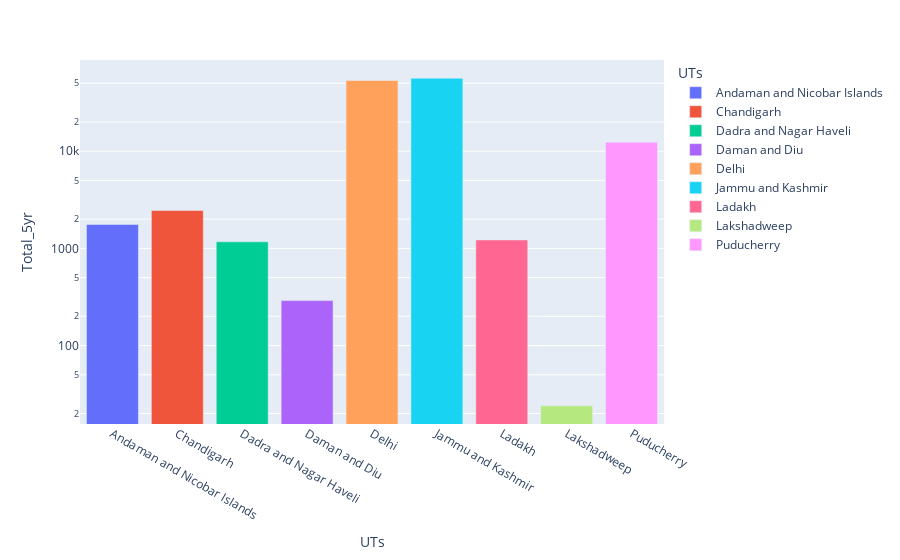

Source (notebook cell):
### Markdown cell above
## bar graph across all uts for total deaths

### Code cell
px.bar(df_ut.reset_index(), x='UTs', y="Total_5yr", color='UTs', log_y=True)

### Figure 1 — Plotly figure (JSON) as saved in the notebook; plotly's stock layout.template omitted (floating-point values rounded to 4 significant figures)
{"data": [{"hovertemplate": "UTs=%{x}<br>Total_5yr=%{y}<extra></extra>", "legendgroup": "Andaman and Nicobar Islands", "marker": {"color": "#636efa", "pattern": {"shape": ""}}, "name": "Andaman and Nicobar Islands", "orientation": "v", "showlegend": true, "textposition": "auto", "type": "bar", "x": ["Andaman and Nicobar Islands"], "xaxis": "x", "y": [1762], "yaxis": "y"}, {"hovertemplate": "UTs=%{x}<br>Total_5yr=%{y}<extra></extra>", "legendgroup": "Chandigarh", "marker": {"color": "#EF553B", "pattern": {"shape": ""}}, "name": "Chandigarh", "orientation": "v", "showlegend": true, "textposition": "auto", "type": "bar", "x": ["Chandigarh"], "xaxis": "x", "y": [2450], "yaxis": "y"}, {"hovertemplate": "UTs=%{x}<br>Total_5yr=%{y}<extra></extra>", "legendgroup": "Dadra and Nagar Haveli", "marker": {"color": "#00cc96", "pattern": {"shape": ""}}, "name": "Dadra and Nagar Haveli", "orientation": "v", "showlegend": true, "textposition": "auto", "type": "bar", "x": ["Dadra and Nagar Haveli"], "xaxis": "x", "y": [1168], "yaxis": "y"}, {"hovertemplate": "UTs=%{x}<br>Total_5yr=%{y}<extra></extra>", "legendgroup": "Daman and Diu", "marker": {"color": "#ab63fa", "pattern": {"shape": ""}}, "name": "Daman and Diu", "orientation": "v", "showlegend": true, "textposition": "auto", "type": "bar", "x": ["Daman and Diu"], "xaxis": "x", "y": [290], "yaxis": "y"}, {"hovertemplate": "UTs=%{x}<br>Total_5yr=%{y}<extra></extra>", "legendgroup": "Delhi", "marker": {"color": "#FFA15A", "pattern": {"shape": ""}}, "name": "Delhi", "orientation": "v", "showlegend": true, "textposition": "auto", "type": "bar", "x": ["Delhi"], "xaxis": "x", "y": [53350], "yaxis": "y"}, {"hovertemplate": "UTs=%{x}<br>Total_5yr=%{y}<extra></extra>", "legendgroup": "Jammu and Kashmir", "marker": {"color": "#19d3f3", "pattern": {"shape": ""}}, "name": "Jammu and Kashmir", "orientation": "v", "showlegend": true, "textposition": "auto", "type": "bar", "x": ["Jammu and Kashmir"], "xaxis": "x", "y": [56356], "yaxis": "y"}, {"hovertemplate": "UTs=%{x}<br>Total_5yr=%{y}<extra></extra>", "legendgroup": "Ladakh", "marker": {"color": "#FF6692", "pattern": {"shape": ""}}, "name": "Ladakh", "orientation": "v", "showlegend": true, "textposition": "auto", "type": "bar", "x": ["Ladakh"], "xaxis": "x", "y": [1220], "yaxis": "y"}, {"hovertemplate": "UTs=%{x}<br>Total_5yr=%{y}<extra></extra>", "legendgroup": "Lakshadweep", "marker": {"color": "#B6E880", "pattern": {"shape": ""}}, "name": "Lakshadweep", "orientation": "v", "showlegend": true, "textposition": "auto", "type": "bar", "x": ["Lakshadweep"], "xaxis": "x", "y": [24], "yaxis": "y"}, {"hovertemplate": "UTs=%{x}<br>Total_5yr=%{y}<extra></extra>", "legendgroup": "Puducherry", "marker": {"color": "#FF97FF", "pattern": {"shape": ""}}, "name": "Puducherry", "orientation": "v", "showlegend": true, "textposition": "auto", "type": "bar", "x": ["Puducherry"], "xaxis": "x", "y": [12376], "yaxis": "y"}], "layout": {"barmode": "relative", "legend": {"title": {"text": "UTs"}, "tracegroupgap": 0}, "margin": {"t": 60}, "xaxis": {"anchor": "y", "categoryarray": ["Andaman and Nicobar Islands", "Chandigarh", "Dadra and Nagar Haveli", "Daman and Diu", "Delhi", "Jammu and Kashmir", "Ladakh", "Lakshadweep", "Puducherry"], "categoryorder": "array", "domain": [0, 1], "title": {"text": "UTs"}}, "yaxis": {"anchor": "x", "domain": [0, 1], "title": {"text": "Total_5yr"}, "type": "log"}}}
